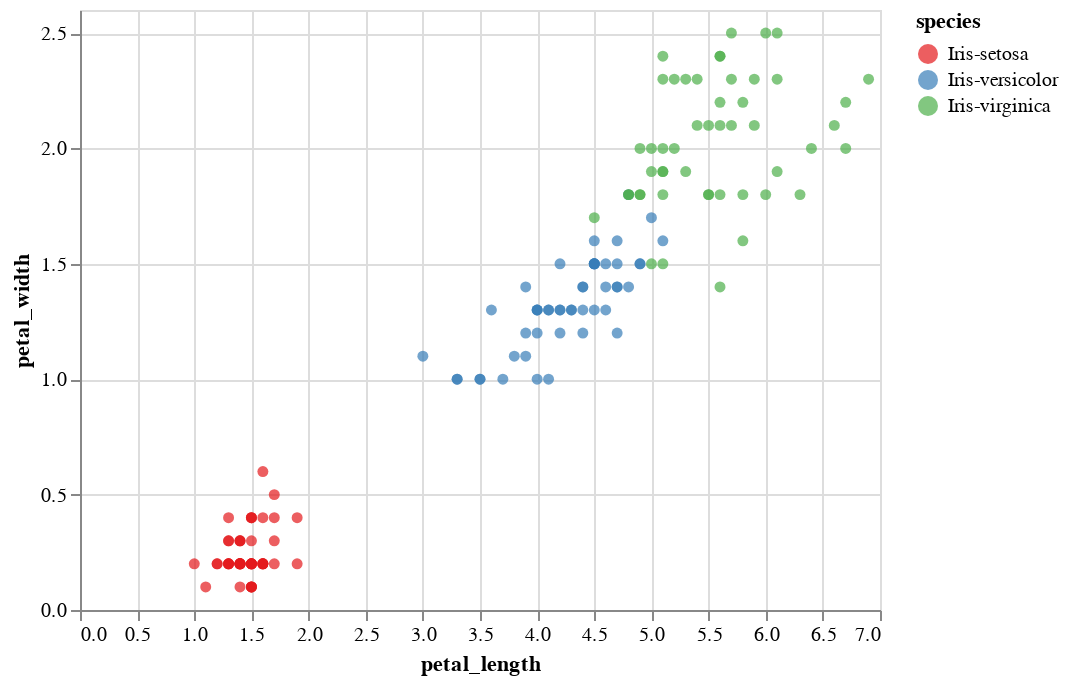

Notebook code for this chart:
### Code cell
chart =alt.Chart(df).mark_circle().encode(
    x='petal_length',
    y='petal_width',
    color=alt.Color('species', scale=alt.Scale(scheme='set1'))
)
chart.display()

### Figure 1 — Vega-Lite specification as saved in the notebook (floating-point values rounded to 4 significant figures; data arrays with more than 128 entries replaced by an {"elided": "..."} marker saying what was removed)
{"config": {"view": {"continuousWidth": 400, "continuousHeight": 300}}, "data": {"name": "data-2d94771ea62125b445223a5fc16e2995"}, "mark": "circle", "encoding": {"color": {"field": "species", "scale": {"scheme": "set1"}, "type": "nominal"}, "x": {"field": "petal_length", "type": "quantitative"}, "y": {"field": "petal_width", "type": "quantitative"}}, "$schema": "https://vega.github.io/schema/vega-lite/v4.17.0.json", "datasets": {"data-2d94771ea62125b445223a5fc16e2995": {"elided": "150 records"}}}
